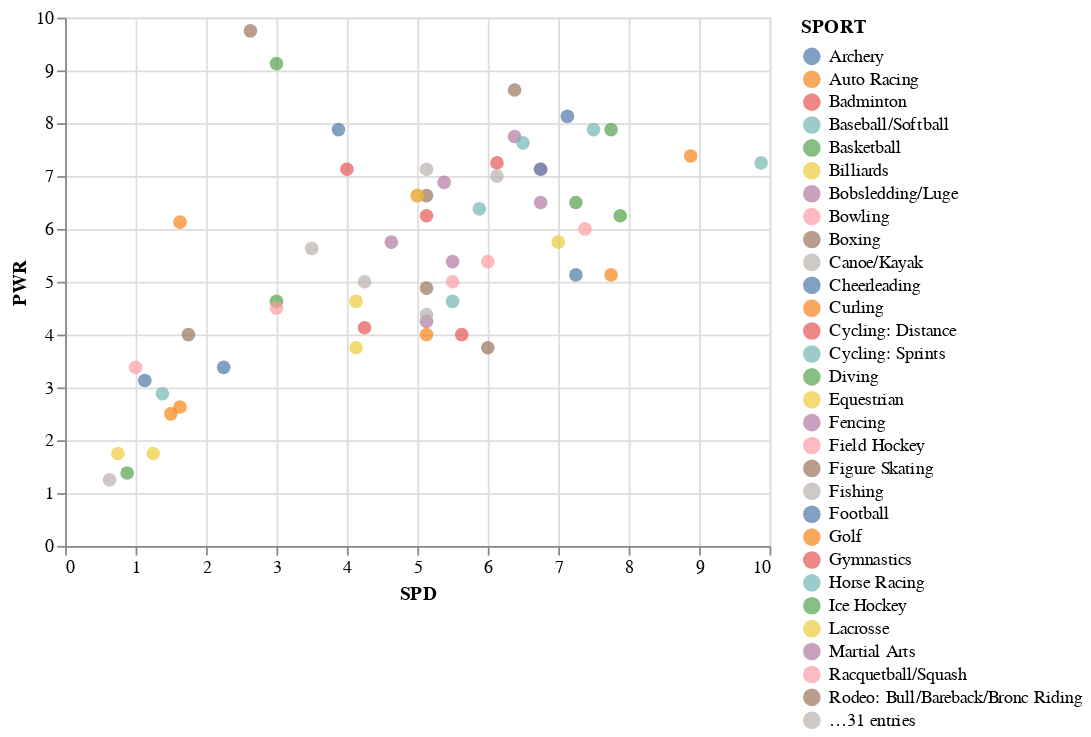

The code cell stored with this chart in its notebook:
### Code cell
alt.Chart(df).mark_circle(size=60).encode(
    x='SPD',
    y='PWR',
    color='SPORT'
).interactive()

### Figure 1 — Vega-Lite specification as saved in the notebook (floating-point values rounded to 4 significant figures)
{"config": {"view": {"continuousWidth": 400, "continuousHeight": 300}}, "data": {"name": "data-41a38bbd980cd29a260f18daf032aacd"}, "mark": {"type": "circle", "size": 60}, "encoding": {"color": {"field": "SPORT", "type": "nominal"}, "x": {"field": "SPD", "type": "quantitative"}, "y": {"field": "PWR", "type": "quantitative"}}, "selection": {"selector004": {"type": "interval", "bind": "scales", "encodings": ["x", "y"]}}, "$schema": "https://vega.github.io/schema/vega-lite/v4.17.0.json", "datasets": {"data-41a38bbd980cd29a260f18daf032aacd": [{"SPORT": "Boxing", "END": 8.63, "STR": 8.13, "PWR": 8.63, "SPD": 6.38, "AGI": 6.25, "FLX": 4.38, "NER": 8.88, "DUR": 8.5, "HAN": 7.0, "ANA": 5.63, "TOTAL": 72.38, "RANK": 1}, {"SPORT": "Ice Hockey", "END": 7.25, "STR": 7.13, "PWR": 7.88, "SPD": 7.75, "AGI": 7.63, "FLX": 4.88, "NER": 6.0, "DUR": 8.25, "HAN": 7.5, "ANA": 7.5, "TOTAL": 71.75, "RANK": 2}, {"SPORT": "Football", "END": 5.38, "STR": 8.63, "PWR": 8.13, "SPD": 7.13, "AGI": 6.38, "FLX": 4.38, "NER": 7.25, "DUR": 8.5, "HAN": 5.5, "ANA": 7.13, "TOTAL": 68.38, "RANK": 3}, {"SPORT": "Basketball", "END": 7.38, "STR": 6.25, "PWR": 6.5, "SPD": 7.25, "AGI": 8.13, "FLX": 5.63, "NER": 4.13, "DUR": 7.75, "HAN": 7.5, "ANA": 7.38, "TOTAL": 67.88, "RANK": 4}, {"SPORT": "Wrestling", "END": 6.63, "STR": 8.38, "PWR": 7.13, "SPD": 5.13, "AGI": 6.38, "FLX": 7.5, "NER": 5.0, "DUR": 6.75, "HAN": 4.25, "ANA": 6.38, "TOTAL": 63.5, "RANK": 5}, {"SPORT": "Martial Arts", "END": 5.0, "STR": 5.88, "PWR": 7.75, "SPD": 6.38, "AGI": 6.0, "FLX": 7.0, "NER": 6.63, "DUR": 5.88, "HAN": 6.0, "ANA": 6.88, "TOTAL": 63.38, "RANK": 6}, {"SPORT": "Tennis", "END": 7.25, "STR": 5.13, "PWR": 7.13, "SPD": 6.75, "AGI": 7.75, "FLX": 5.63, "NER": 3.0, "DUR": 5.0, "HAN": 8.38, "ANA": 6.75, "TOTAL": 62.75, "RANK": 7}, {"SPORT": "Gymnastics", "END": 5.38, "STR": 6.13, "PWR": 6.63, "SPD": 5.0, "AGI": 6.38, "FLX": 10.0, "NER": 7.5, "DUR": 6.88, "HAN": 4.5, "ANA": 4.13, "TOTAL": 62.5, "RANK": 8}, {"SPORT": "Baseball/Softball", "END": 4.63, "STR": 5.75, "PWR": 7.63, "SPD": 6.5, "AGI": 6.75, "FLX": 4.75, "NER": 5.13, "DUR": 5.63, "HAN": 9.25, "ANA": 6.25, "TOTAL": 62.25, "RANK": 9}, {"SPORT": "Soccer", "END": 7.75, "STR": 4.5, "PWR": 5.13, "SPD": 7.25, "AGI": 8.25, "FLX": 4.75, "NER": 3.63, "DUR": 6.25, "HAN": 6.5, "ANA": 7.5, "TOTAL": 61.5, "RANK": 10}, {"SPORT": "Skiing: Alpine", "END": 5.13, "STR": 5.25, "PWR": 6.0, "SPD": 7.38, "AGI": 6.13, "FLX": 5.63, "NER": 8.38, "DUR": 6.0, "HAN": 5.13, "ANA": 5.63, "TOTAL": 60.62, "RANK": 11}, {"SPORT": "Water Polo", "END": 7.88, "STR": 6.63, "PWR": 6.88, "SPD": 5.38, "AGI": 6.38, "FLX": 5.0, "NER": 4.25, "DUR": 6.38, "HAN": 6.25, "ANA": 5.63, "TOTAL": 60.62, "RANK": 11}, {"SPORT": "Rugby", "END": 6.75, "STR": 7.0, "PWR": 6.38, "SPD": 5.88, "AGI": 6.0, "FLX": 4.13, "NER": 6.5, "DUR": 7.88, "HAN": 4.38, "ANA": 5.63, "TOTAL": 60.5, "RANK": 13}, {"SPORT": "Lacrosse", "END": 6.63, "STR": 5.13, "PWR": 5.75, "SPD": 7.0, "AGI": 6.63, "FLX": 4.75, "NER": 4.38, "DUR": 6.13, "HAN": 7.13, "ANA": 6.88, "TOTAL": 60.38, "RANK": 14}, {"SPORT": "Rodeo: Steer Wrestling", "END": 4.0, "STR": 7.0, "PWR": 7.88, "SPD": 3.88, "AGI": 4.88, "FLX": 5.0, "NER": 7.88, "DUR": 6.88, "HAN": 5.13, "ANA": 4.0, "TOTAL": 56.5, "RANK": 15}, {"SPORT": "Track and Field: Pole Vault", "END": 3.38, "STR": 6.88, "PWR": 7.25, "SPD": 6.13, "AGI": 5.38, "FLX": 7.0, "NER": 6.63, "DUR": 4.25, "HAN": 5.25, "ANA": 3.75, "TOTAL": 55.88, "RANK": 16}, {"SPORT": "Field Hockey", "END": 6.75, "STR": 4.5, "PWR": 5.38, "SPD": 6.0, "AGI": 5.75, "FLX": 4.63, "NER": 3.75, "DUR": 5.0, "HAN": 6.63, "ANA": 6.5, "TOTAL": 54.88, "RANK": 17}, {"SPORT": "Speed Skating", "END": 7.63, "STR": 7.25, "PWR": 7.38, "SPD": 8.88, "AGI": 4.0, "FLX": 4.25, "NER": 4.5, "DUR": 4.63, "HAN": 2.88, "ANA": 3.5, "TOTAL": 54.88, "RANK": 17}, {"SPORT": "Figure Skating", "END": 6.38, "STR": 5.25, "PWR": 6.63, "SPD": 5.13, "AGI": 6.88, "FLX": 8.25, "NER": 4.88, "DUR": 4.0, "HAN": 3.13, "ANA": 4.25, "TOTAL": 54.75, "RANK": 19}, {"SPORT": "Cycling: Distance", "END": 9.63, "STR": 6.38, "PWR": 6.25, "SPD": 5.13, "AGI": 3.75, "FLX": 2.63, "NER": 5.88, "DUR": 6.88, "HAN": 3.0, "ANA": 4.88, "TOTAL": 54.38, "RANK": 20}, {"SPORT": "Volleyball", "END": 5.13, "STR": 4.88, "PWR": 6.63, "SPD": 5.0, "AGI": 7.0, "FLX": 5.13, "NER": 2.88, "DUR": 4.63, "HAN": 7.25, "ANA": 5.88, "TOTAL": 54.38, "RANK": 20}, {"SPORT": "Racquetball/Squash", "END": 6.13, "STR": 3.75, "PWR": 5.0, "SPD": 5.5, "AGI": 7.25, "FLX": 5.88, "NER": 2.38, "DUR": 2.88, "HAN": 8.38, "ANA": 6.5, "TOTAL": 53.62, "RANK": 22}, {"SPORT": "Surfing", "END": 4.63, "STR": 5.0, "PWR": 4.13, "SPD": 4.25, "AGI": 6.63, "FLX": 5.5, "NER": 8.25, "DUR": 5.5, "HAN": 4.38, "ANA": 4.88, "TOTAL": 53.12, "RANK": 23}, {"SPORT": "Fencing", "END": 4.63, "STR": 3.75, "PWR": 4.25, "SPD": 5.13, "AGI": 6.13, "FLX": 5.63, "NER": 4.88, "DUR": 4.25, "HAN": 7.25, "ANA": 6.88, "TOTAL": 52.75, "RANK": 24}, {"SPORT": "Skiing: Freestyle", "END": 4.13, "STR": 5.13, "PWR": 4.88, "SPD": 5.13, "AGI": 6.63, "FLX": 6.88, "NER": 6.63, "DUR": 5.13, "HAN": 4.13, "ANA": 3.88, "TOTAL": 52.5, "RANK": 25}, {"SPORT": "Team Handball", "END": 4.88, "STR": 3.88, "PWR": 5.38, "SPD": 5.5, "AGI": 6.0, "FLX": 4.5, "NER": 3.0, "DUR": 3.88, "HAN": 7.88, "ANA": 5.88, "TOTAL": 50.75, "RANK": 26}, {"SPORT": "Cycling: Sprints", "END": 4.25, "STR": 6.13, "PWR": 7.88, "SPD": 7.5, "AGI": 4.0, "FLX": 2.88, "NER": 4.75, "DUR": 4.5, "HAN": 3.63, "ANA": 4.5, "TOTAL": 50.0, "RANK": 27}, {"SPORT": "Bobsledding/Luge", "END": 3.5, "STR": 5.5, "PWR": 6.5, "SPD": 6.75, "AGI": 4.13, "FLX": 3.25, "NER": 7.75, "DUR": 3.5, "HAN": 4.13, "ANA": 4.25, "TOTAL": 49.25, "RANK": 28}, {"SPORT": "Ski Jumping", "END": 3.5, "STR": 4.5, "PWR": 5.75, "SPD": 4.63, "AGI": 4.0, "FLX": 5.0, "NER": 9.0, "DUR": 4.63, "HAN": 4.38, "ANA": 3.5, "TOTAL": 48.88, "RANK": 29}, {"SPORT": "Badminton", "END": 5.25, "STR": 3.25, "PWR": 4.0, "SPD": 5.63, "AGI": 7.38, "FLX": 5.25, "NER": 1.25, "DUR": 2.63, "HAN": 7.25, "ANA": 6.13, "TOTAL": 48.0, "RANK": 30}, {"SPORT": "Skiing: Nordic", "END": 9.0, "STR": 5.75, "PWR": 4.38, "SPD": 5.13, "AGI": 4.0, "FLX": 4.0, "NER": 2.75, "DUR": 5.5, "HAN": 3.63, "ANA": 3.88, "TOTAL": 48.0, "RANK": 30}, {"SPORT": "Auto Racing", "END": 5.88, "STR": 3.5, "PWR": 2.63, "SPD": 1.63, "AGI": 2.75, "FLX": 1.75, "NER": 9.88, "DUR": 4.38, "HAN": 8.0, "ANA": 7.5, "TOTAL": 47.88, "RANK": 32}, {"SPORT": "Track and Field: High Jump", "END": 3.0, "STR": 6.0, "PWR": 7.0, "SPD": 6.13, "AGI": 5.63, "FLX": 6.63, "NER": 3.5, "DUR": 3.5, "HAN": 3.5, "ANA": 2.88, "TOTAL": 47.75, "RANK": 33}, {"SPORT": "Track and Field: Long, Triple jumps", "END": 4.0, "STR": 5.63, "PWR": 7.13, "SPD": 6.75, "AGI": 5.0, "FLX": 5.75, "NER": 2.75, "DUR": 3.25, "HAN": 4.0, "ANA": 3.13, "TOTAL": 47.38, "RANK": 34}, {"SPORT": "Diving", "END": 2.88, "STR": 5.13, "PWR": 4.63, "SPD": 3.0, "AGI": 3.5, "FLX": 8.5, "NER": 8.38, "DUR": 5.0, "HAN": 3.0, "ANA": 3.0, "TOTAL": 47.0, "RANK": 35}, {"SPORT": "Swimming (all strokes): Distance", "END": 9.25, "STR": 5.25, "PWR": 4.63, "SPD": 5.5, "AGI": 3.63, "FLX": 5.5, "NER": 2.63, "DUR": 4.63, "HAN": 2.88, "ANA": 3.0, "TOTAL": 46.88, "RANK": 36}, {"SPORT": "Skateboarding", "END": 4.13, "STR": 3.75, "PWR": 3.75, "SPD": 4.13, "AGI": 6.13, "FLX": 5.13, "NER": 6.5, "DUR": 5.25, "HAN": 4.88, "ANA": 3.13, "TOTAL": 46.75, "RANK": 37}, {"SPORT": "Track and Field: Sprints", "END": 3.5, "STR": 5.13, "PWR": 7.25, "SPD": 9.88, "AGI": 4.63, "FLX": 5.13, "NER": 2.0, "DUR": 4.13, "HAN": 2.63, "ANA": 2.38, "TOTAL": 46.62, "RANK": 38}, {"SPORT": "Rowing", "END": 8.13, "STR": 7.75, "PWR": 7.13, "SPD": 4.0, "AGI": 2.5, "FLX": 4.0, "NER": 1.75, "DUR": 4.38, "HAN": 2.88, "ANA": 3.63, "TOTAL": 46.12, "RANK": 39}, {"SPORT": "Rodeo: Calf Roping", "END": 3.13, "STR": 5.38, "PWR": 5.0, "SPD": 4.25, "AGI": 5.63, "FLX": 3.88, "NER": 4.88, "DUR": 3.75, "HAN": 6.38, "ANA": 3.75, "TOTAL": 46.0, "RANK": 40}, {"SPORT": "Track and Field: Distance", "END": 9.63, "STR": 5.25, "PWR": 3.75, "SPD": 6.0, "AGI": 3.25, "FLX": 4.38, "NER": 2.0, "DUR": 5.75, "HAN": 1.88, "ANA": 4.13, "TOTAL": 46.0, "RANK": 40}, {"SPORT": "Rodeo: Bull/Bareback/Bronc Riding", "END": 3.25, "STR": 5.38, "PWR": 4.0, "SPD": 1.75, "AGI": 3.63, "FLX": 4.25, "NER": 9.5, "DUR": 7.38, "HAN": 3.63, "ANA": 3.13, "TOTAL": 45.88, "RANK": 42}, {"SPORT": "Track and Field: Middle Distance", "END": 6.0, "STR": 5.13, "PWR": 5.13, "SPD": 7.75, "AGI": 4.0, "FLX": 4.88, "NER": 2.0, "DUR": 4.75, "HAN": 2.13, "ANA": 3.75, "TOTAL": 45.5, "RANK": 43}, {"SPORT": "Weight-Lifting", "END": 4.13, "STR": 9.25, "PWR": 9.75, "SPD": 2.63, "AGI": 2.5, "FLX": 3.38, "NER": 4.0, "DUR": 4.75, "HAN": 2.25, "ANA": 2.38, "TOTAL": 45.0, "RANK": 44}, {"SPORT": "Swimming (all strokes): Sprints", "END": 4.13, "STR": 5.25, "PWR": 6.25, "SPD": 7.88, "AGI": 3.63, "FLX": 5.5, "NER": 2.5, "DUR": 3.25, "HAN": 2.75, "ANA": 3.0, "TOTAL": 44.12, "RANK": 45}, {"SPORT": "Water Skiing", "END": 4.63, "STR": 5.0, "PWR": 4.5, "SPD": 3.0, "AGI": 4.25, "FLX": 4.75, "NER": 5.88, "DUR": 4.63, "HAN": 4.13, "ANA": 3.25, "TOTAL": 44.0, "RANK": 46}, {"SPORT": "Table Tennis", "END": 3.5, "STR": 2.5, "PWR": 4.63, "SPD": 4.13, "AGI": 5.88, "FLX": 4.25, "NER": 1.38, "DUR": 1.88, "HAN": 8.88, "ANA": 6.0, "TOTAL": 43.0, "RANK": 47}, {"SPORT": "Track and Field: Weights", "END": 3.25, "STR": 7.88, "PWR": 9.13, "SPD": 3.0, "AGI": 3.13, "FLX": 3.0, "NER": 2.25, "DUR": 3.63, "HAN": 4.0, "ANA": 2.88, "TOTAL": 42.12, "RANK": 48}, {"SPORT": "Canoe/Kayak", "END": 6.75, "STR": 5.25, "PWR": 5.63, "SPD": 3.5, "AGI": 2.75, "FLX": 3.88, "NER": 3.63, "DUR": 3.25, "HAN": 3.13, "ANA": 4.25, "TOTAL": 42.0, "RANK": 49}, {"SPORT": "Horse Racing", "END": 4.0, "STR": 3.88, "PWR": 2.88, "SPD": 1.38, "AGI": 2.88, "FLX": 3.75, "NER": 8.0, "DUR": 4.5, "HAN": 3.88, "ANA": 6.5, "TOTAL": 41.62, "RANK": 50}, {"SPORT": "Golf", "END": 3.25, "STR": 3.88, "PWR": 6.13, "SPD": 1.63, "AGI": 1.75, "FLX": 4.0, "NER": 2.5, "DUR": 2.38, "HAN": 6.0, "ANA": 6.38, "TOTAL": 37.88, "RANK": 51}, {"SPORT": "Cheerleading", "END": 3.63, "STR": 3.63, "PWR": 3.38, "SPD": 2.25, "AGI": 4.13, "FLX": 7.5, "NER": 3.63, "DUR": 3.38, "HAN": 2.5, "ANA": 2.25, "TOTAL": 36.25, "RANK": 52}, {"SPORT": "Roller Skating", "END": 4.75, "STR": 3.38, "PWR": 4.0, "SPD": 5.13, "AGI": 4.0, "FLX": 3.5, "NER": 2.63, "DUR": 3.38, "HAN": 2.88, "ANA": 2.63, "TOTAL": 36.25, "RANK": 52}, {"SPORT": "Equestrian", "END": 3.38, "STR": 3.25, "PWR": 1.75, "SPD": 1.25, "AGI": 2.5, "FLX": 2.88, "NER": 6.0, "DUR": 2.75, "HAN": 2.88, "ANA": 5.13, "TOTAL": 31.75, "RANK": 54}, {"SPORT": "Archery", "END": 2.88, "STR": 4.5, "PWR": 3.13, "SPD": 1.13, "AGI": 1.63, "FLX": 2.63, "NER": 2.75, "DUR": 2.13, "HAN": 6.63, "ANA": 3.25, "TOTAL": 30.62, "RANK": 55}, {"SPORT": "Curling", "END": 2.25, "STR": 2.63, "PWR": 2.5, "SPD": 1.5, "AGI": 2.25, "FLX": 2.63, "NER": 1.75, "DUR": 1.5, "HAN": 4.88, "ANA": 5.63, "TOTAL": 27.5, "RANK": 56}, {"SPORT": "Bowling", "END": 2.25, "STR": 2.75, "PWR": 3.38, "SPD": 1.0, "AGI": 1.88, "FLX": 2.38, "NER": 1.63, "DUR": 1.25, "HAN": 4.75, "ANA": 4.13, "TOTAL": 25.38, "RANK": 57}, {"SPORT": "Shooting", "END": 2.25, "STR": 2.5, "PWR": 1.38, "SPD": 0.88, "AGI": 1.13, "FLX": 1.75, "NER": 2.38, "DUR": 1.88, "HAN": 6.75, "ANA": 4.0, "TOTAL": 24.88, "RANK": 58}, {"SPORT": "Billiards", "END": 1.0, "STR": 1.0, "PWR": 1.75, "SPD": 0.75, "AGI": 1.0, "FLX": 2.63, "NER": 1.63, "DUR": 0.75, "HAN": 5.25, "ANA": 5.75, "TOTAL": 21.5, "RANK": 59}, {"SPORT": "Fishing", "END": 1.38, "STR": 1.63, "PWR": 1.25, "SPD": 0.63, "AGI": 1.5, "FLX": 1.13, "NER": 0.88, "DUR": 0.88, "HAN": 2.38, "ANA": 2.88, "TOTAL": 14.5, "RANK": 60}]}}
